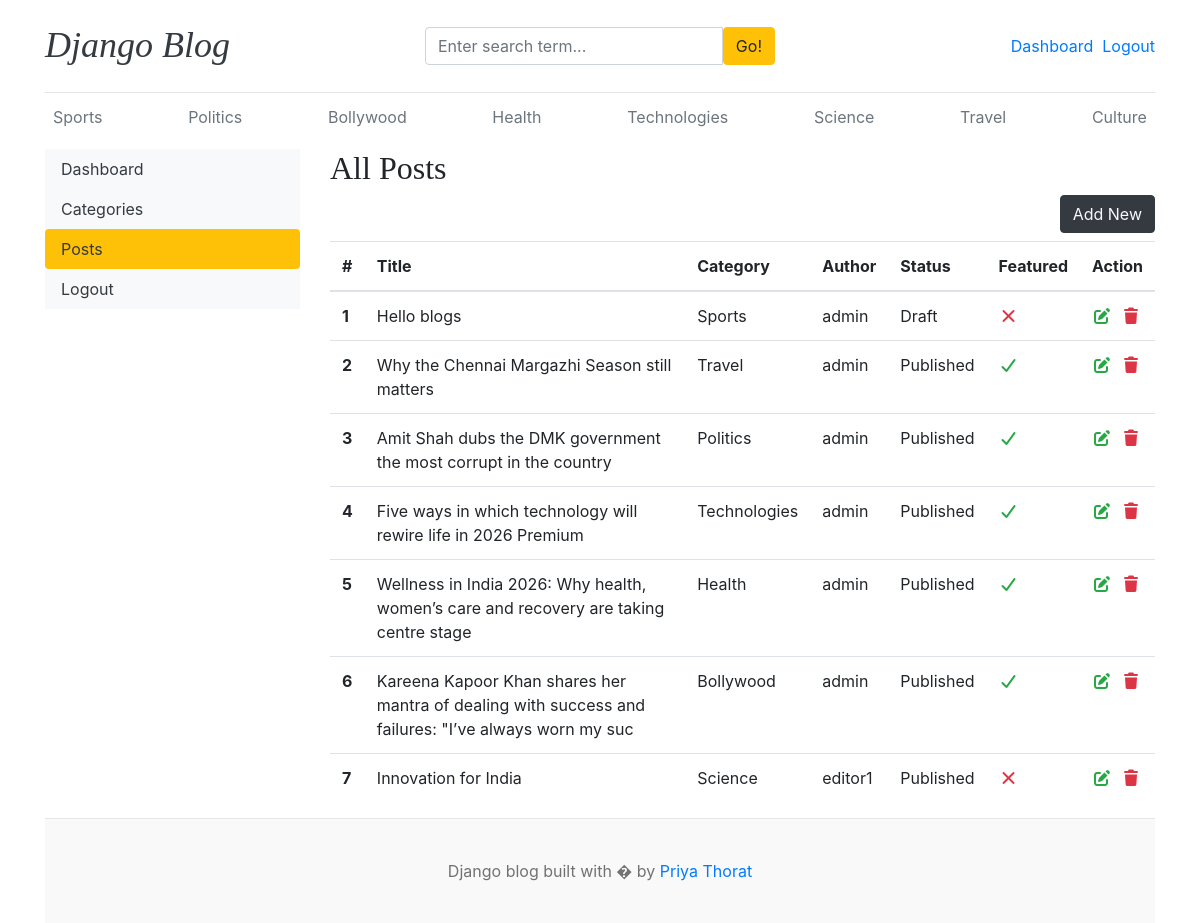
/dashboard/posts/ (signed in), run on the app's committed database.
### blogs/models.py (models this page shows, shortened)
class Category(models.Model):
    category_name=models.CharField(max_length=50,unique=True)
    created_at=models.DateTimeField(auto_now_add=True)
    updated_at=models.DateTimeField(auto_now=True)
    class Meta:  #its for plural categorys to ==
        verbose_name_plural='categories'
    def __str__(self): #its used for admin panel not to return object1 return name
        return self.category_name

class Blog(models.Model):
    title = models.CharField(max_length=100)
    slug = models.SlugField(max_length=150, unique=True, blank=True)
    category = models.ForeignKey(Category, on_delete=models.CASCADE)
    author = models.ForeignKey(User, on_delete=models.CASCADE)
    featured_img = models.ImageField(upload_to='uploads/%Y/%m/%d')
    short_description = models.TextField(max_length=500)
    blog_body = models.TextField(max_length=2000)
    status = models.CharField(max_length=20,choices=STATUS_CHOICES, default="Draft")
    is_featured = models.BooleanField(default=False)
    created_at = models.DateTimeField(auto_now_add=True)
    updated_at = models.DateTimeField(auto_now=True)

### dashboards/views.py (the view)
# urls.py: path('posts/',views.posts,name="posts"),
def posts(req):
    posts=Blog.objects.all()
    context={
        'posts':posts,
    }
    return render(req,'dashboard/posts.html',context)

### blogs/context_processors.py (called while the page is built)
def get_categories(request):
    categories=Category.objects.all()
    return dict(categories=categories)

def get_social_links(request):
    social_links=SocialLink.objects.all()
    return dict(social_links=social_links)

### template/dashboard/posts.html
{% extends 'base.html' %}
{% block content %}
<div class="row">
 {% include 'dashboard/sidebar.html' %}
     <div class="col-md-9">
        <h2>All Posts</h2>
        <a href="{% url 'add_post'%}" class="btn btn-dark text-light float-right mb-2">Add New</a>
      <table class="table table-hover">
  <thead>
    <tr>
      <th >#</th>
      <th >Title</th>
      <th >Category</th>
      <th >Author</th>
      <th >Status</th>
      <th >Featured</th>
      <th>Action</th>
    </tr>
  </thead>
  <tbody>
    {% for post in posts %}
    <tr>
      <th >{{forloop.counter}}</th>
      <td>{{ post.title }}</td>
      <td>{{ post.category }}</td>
      <td>{{ post.author }}</td>
      <td>{{ post.status }}</td>
      <td>{% if post.is_featured %}<i class="fas fa-check text-success"></i>{% else %}<i class="fas fa-times text-danger"></i>{% endif %}</td>
      <td>
         <a href="{% url 'edit_post' post.id %}"><i class="fas fa-edit text-success"></i></a>&nbsp;
         <a href="{% url 'delete_post' post.id %}"><i class="fas fa-trash text-danger"></i></a>
      </td>
    </tr>
   {% endfor %}
  </tbody>
</table>
     </div>
</div>
{% endblock %}

### template/base.html (shortened to what this page needs)
<!DOCTYPE html>
<html lang="en">
<head>
    <link href="https://getbootstrap.com/docs/4.0/dist/css/bootstrap.min.css" rel="stylesheet">
    <link href="css/blog.css" rel="stylesheet">
    <link rel="stylesheet" href="https://cdnjs.cloudflare.com/ajax/libs/font-awesome/7.0.1/css/all.min.css" />
  </head>
<body>
    <div class="container">
      <header class="blog-header py-3">
        <div class="row flex-nowrap justify-content-between align-items-center">
          <div class="col-4 pt-1">
            <h1 class="font-italic"><a class="blog-header-logo text-dark" href="/">Django Blog</a></h1>
          </div>
          <div class="col-4">
            <form action="{% url 'search'%}" method="GET">
              <div class="input-group">
                        <input class="form-control" type="text" name="keyword" value="{{keyword}}" placeholder="Enter search term..." aria-label="Enter search term..." aria-describedby="button-search" />
                        <button type="submit" class="btn btn-warning" id="button-search" type="button">Go!</button>
                    </div>
            </form>
          </div>
          <div class="col-4 d-flex justify-content-end align-items-center">
            {% if not user.is_authenticated%}
            <a class="btn btn-sm btn-warning" href="{% url 'login' %}">Login</a> &nbsp;
            <a class="btn btn-sm btn-outline-secondary" href="{% url 'register' %}">Register</a>
            {% else %}
            <span><a href=" {% url 'dashboard' %}">Dashboard</a></span>&nbsp;&nbsp;
            <span><a href="{% url 'logout' %}">Logout</a></span>
            {% endif %}
          </div>
        </div>
      </header>
      <div class="nav-scroller py-1 mb-2">
        <nav class="nav d-flex justify-content-between">
          {% for cat in categories%}
          <a class="p-2 text-muted" href="{% url 'posts_by_category' cat.id %}">{{cat.category_name}}</a>
          {%endfor%}
        </nav>
      </div>
{% block content%}
{%endblock%}
   <footer class="blog-footer">
  <p class="text-center">Django blog built with � by <a href="#">Priya Thorat</a></p>
</footer>
</body>
</html>

### blog_main/static/css/blog.css (style rules this page uses)
.blog-header { border-bottom: 1px solid #e5e5e5; }
.blog-header-logo { font-family: "Playfair Display", Georgia, "Times New Roman", serif; font-size: 2.25rem; }
h1, h2, h3, h4, h5, h6 { font-family: "Playfair Display", Georgia, "Times New Roman", serif; }
.blog-footer { padding: 2.5rem 0; color: #727272; text-align: center; background-color: #f9f9f9; border-top: .05rem solid #e5e5e5; }
.blog-footer p:last-child { margin-bottom: 0; }

### data on the page
Category: category_name "Sports"
Category: category_name "Politics"
Category: category_name "Bollywood"
Category: category_name "Health"
Category: category_name "Technologies"
Category: category_name "Science"
Category: category_name "Travel"
Category: category_name "Culture"
Blog: title "Hello blogs", category "Sports", author "admin", status "Draft", is_featured False (drawn)
Blog: title "Why the Chennai Margazhi Season still matters", category "Travel", author "admin", status "Published", is_featured True (drawn)
Blog: title "Amit Shah dubs the DMK government the most corrupt in the country", category "Politics", author "admin", status "Published", is_featured True (drawn)
Blog: title "Five ways in which technology will rewire life in 2026 Premium", category "Technologies", author "admin", status "Published", is_featured True (drawn)
Blog: title "Wellness in India 2026: Why health, women’s care and recovery are taking centre stage", category "Health", author "admin", status "Published", is_featured True (drawn)
Blog: title "Kareena Kapoor Khan shares her mantra of dealing with success and failures: \"I’ve always worn my suc", category "Bollywood", author "admin", status "Published", is_featured True (drawn)
Blog: title "Innovation for India", category "Science", author "editor1", status "Published", is_featured False (drawn)
